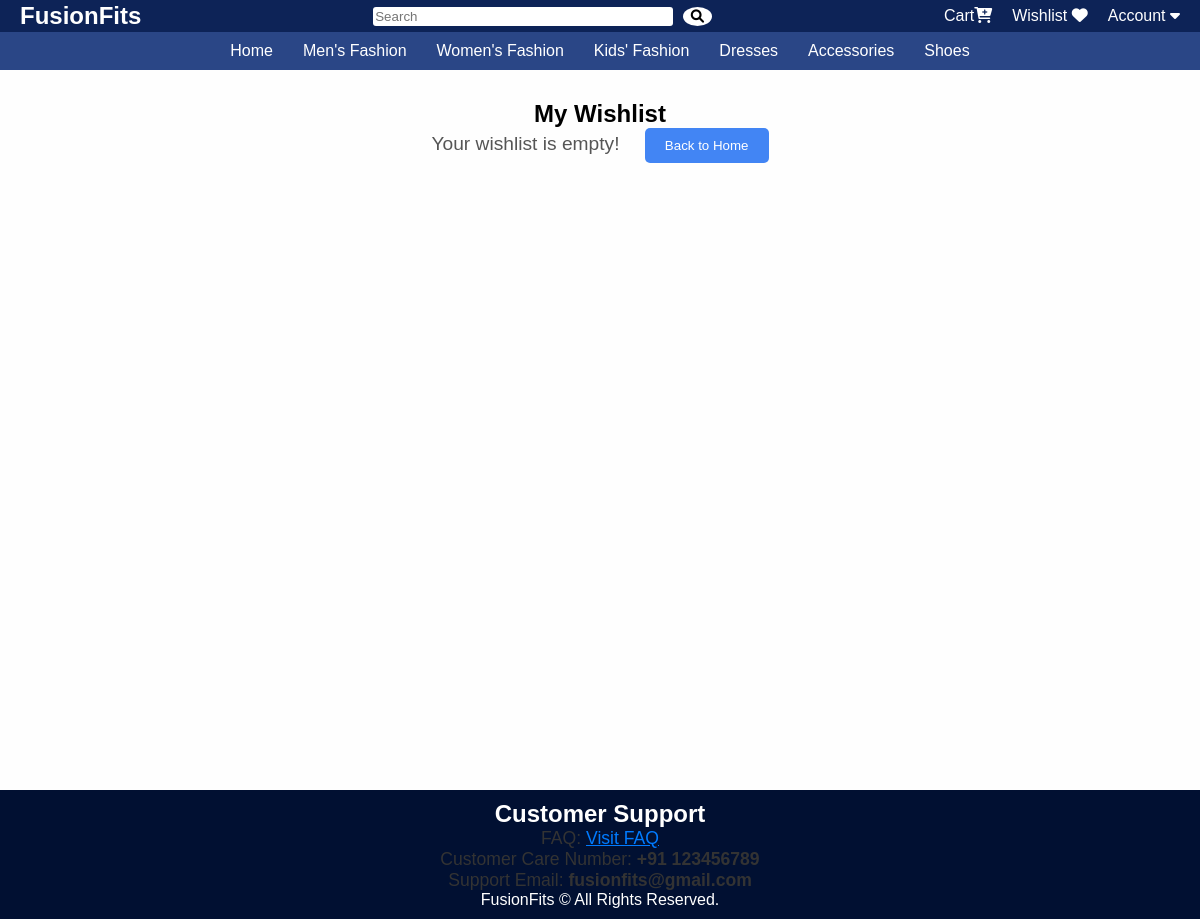
Page /wishlist (signed in) on the earlier database version.
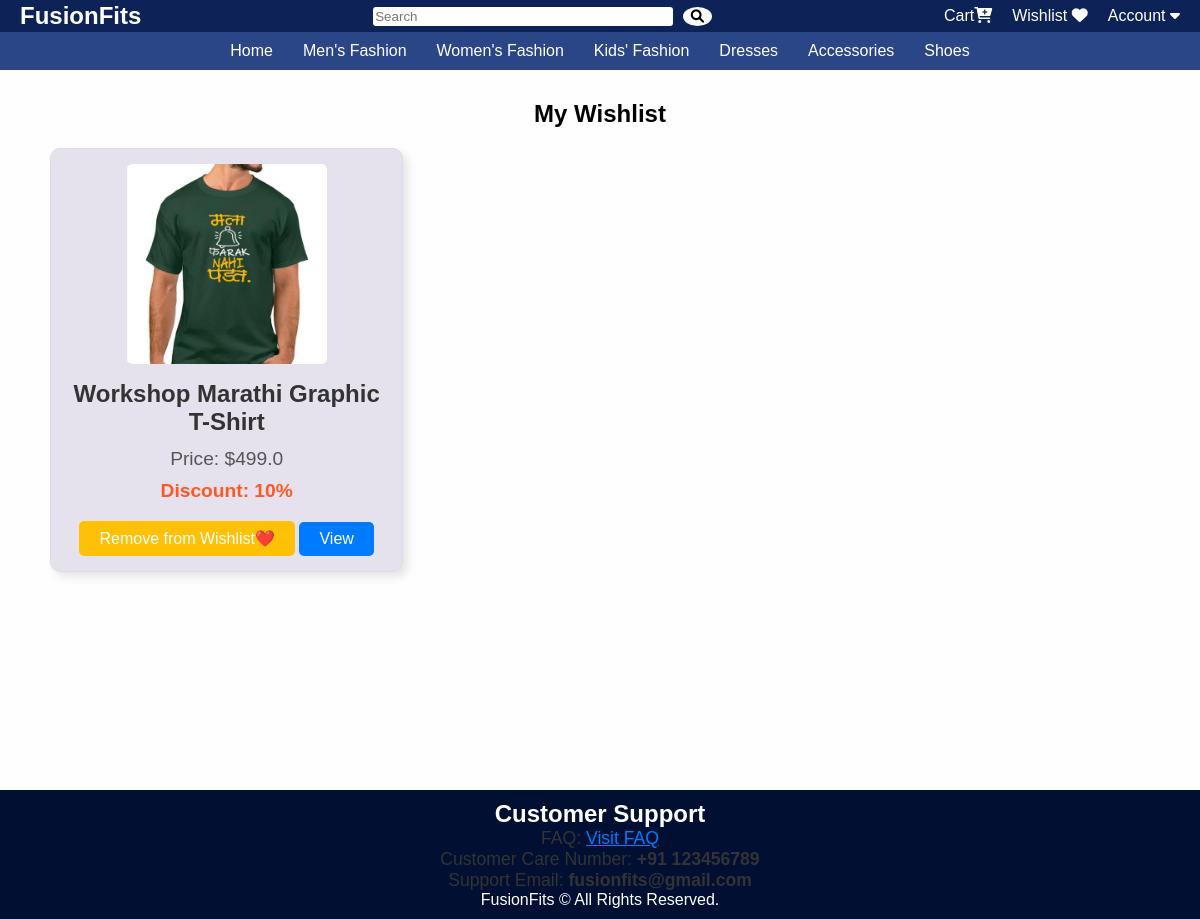
Same page on the later database version.
### app/models.py (models this page shows, shortened)
class Wishlist(db.Model):
    __tablename__ = "wishlist"
    id = db.Column(db.Integer, primary_key=True)
    user_id = db.Column(db.Integer, db.ForeignKey("user.id"), nullable=False)
    product_id = db.Column(db.Integer, db.ForeignKey("product.id"), nullable=True)  # Allow NULL for product_id
    product = db.relationship("Product", backref="wishlist_items")

class ProductImage(db.Model):
    id = db.Column(db.Integer, primary_key=True)
    image_url = db.Column(db.String(255), nullable=False)
    product_id = db.Column(db.Integer, db.ForeignKey("product.id"), nullable=False)

class Product(db.Model):
    __tablename__ = "product"
    id = db.Column(db.Integer, primary_key=True)
    name = db.Column(db.String(100), nullable=False)
    price = db.Column(db.Float, nullable=False)
    description = db.Column(db.String(255), nullable=False)
    category = db.Column(db.String(100), nullable=False)
    quantity = db.Column(db.Integer, nullable=False)
    manufacturer = db.Column(db.String(100), nullable=True)
    country_of_origin = db.Column(db.String(50), nullable=True)
    avg_rating = db.Column(db.Float, nullable=True)
    discount = db.Column(db.Float, default=0.0, nullable=True)
    size = db.Column(db.String(20))  # Ensure this line exists
    colour = db.Column(db.String(20), nullable=True)
    gender = db.Column(db.String(10), nullable=True)  # New field for gender
    images = db.relationship("ProductImage", backref="product", lazy=True)
    ratings = relationship("Rating", back_populates="product")

### app/views.py (the view)
@main.route('/wishlist', methods=['GET'])
@login_required
def wishlist():
    wishlist_items = Wishlist.query.filter_by(user_id=current_user.id).all()
    for item in wishlist_items:
        try:
            item.product.discount = int(item.product.discount)
        except (ValueError, TypeError):
            item.product.discount = 0  # Handle cases where conversion fails
            print(f"WARNING: Invalid discount value for product {item.product.id}. Setting to 0.")
    return render_template('wishlist.html', wishlist_items=wishlist_items)

### app/views.py (called while the page is built)
@main.context_processor
def inject_wishlist():
    if current_user.is_authenticated:
        wishlist_ids = [item.product_id for item in Wishlist.query.filter_by(user_id=current_user.id).all()]
    else:
        wishlist_ids = []
    return dict(wishlist=wishlist_ids)

### app/templates/wishlist.html (shortened to what this page needs)
<!DOCTYPE html>
<html lang="en">
<head>
    <link rel="stylesheet" href="{{ url_for('static', filename='wishlist.css') }}">
</head>
<body>
    {% extends "home.html" %}
    {% block content %}
    <div class="boxed">
            <header class="welcome-heading" style="text-align: center; background-color: rgba(244, 244, 244, 0); color: black; font-family: Cambria, Cochin, Georgia, Times, 'Times New Roman', serif;">
                <h2>My Wishlist</h2>
            </header>
        {% if wishlist_items %}
            <div class="wishlist-container">
                {% for item in wishlist_items %}
                    <div class="wishlist-card">
                        <div class="product-image">
                            <img src="{{ url_for('static', filename=item.product.images[0].image_url) }}" alt="{{ item.product.name }}">
                        </div>
                        <div class="product-info">
                            <h2 class="product-name">{{ item.product.name }}</h2>
                            <p class="product-price">Price: ${{ item.product.price }}</p>
                            {% if item.product.discount > 0 %}
                                <p class="product-discount">Discount: {{ item.product.discount }}%</p>
                            {% endif %}
                            <form action="/remove_from_wishlist" method="POST" style="display: inline;">
                                <button type="submit" class="remove-btn">Remove from Wishlist❤️</button>
                            </form>
                            <a href="{{ url_for('main.product_details', product_id=item.product.id) }}">
                                <button class="view-btn">View</button>
                            </a>
                        </div>
                    </div>
                {% endfor %}
            </div>
        {% else %}
            <p>Your wishlist is empty! <a href="/" >
                <button style="display: inline-block; padding: 10px 20px; background-color: #4285F4; color: white; text-decoration: none; border: none; border-radius: 5px; cursor: pointer; font-family: sans-serif; transition: background-color 0.3s ease, margin 0.3s ease; margin-left: 20px; :hover {background-color: #2962FF; margin-top: 15px; margin-bottom: 25px; box-shadow: 0px 2px 5px rgba(0, 0, 0, 0.2);}"  >Back to Home</button>
              </a></p>
        {% endif %}
    </div>
    {% endblock %}

### app/templates/home.html (shortened to what this page needs)
<!DOCTYPE html>
<html lang="en">
<head>
    <link rel="stylesheet" href="https://cdnjs.cloudflare.com/ajax/libs/font-awesome/6.0.0/css/all.min.css">
</head>
<body>
    <nav class="navbar">
        <div class="logo"><a href="/">FusionFits</a></div>
        <div class="search-bar">
            <form action="{{ url_for('main.search') }}" method="get">
                <input type="text" name="q" placeholder="Search" value="{{ request.args.get('q', '') }}">
                <button><i class="fa fa-search"></i></button>
            </form>
        </div>
        <ul class="nav-links">
            <li>
                    {% if current_user.is_authenticated %}
                        <a href="{{ url_for('main.cart') }}" >Cart<i class="fa-solid fa-cart-plus"></i></a>
                    {% endif %}
            </li>
            <li><a href="{{ url_for('main.wishlist') }}" >Wishlist <i class="fa fa-heart"></i></a></li>
            <li>
              <div class="dropdown navbar-right">
                <button class="dropbtn">Account <i class="fa fa-caret-down"></i></button>
            </div>
            </li>
        </ul>
    </nav>
    <header>
        <nav class="categories-nav">
            <ul>
                <li><a href="/" class="{% if request.path == '/' %}active{% endif %}">Home</a></li>
                <li><a href="{{ url_for('main.gender_specific', gender='male') }}" class="{% if request.path.startswith('/gender/male') %}active{% endif %}">Men's Fashion</a></li>
                <li><a href="{{ url_for('main.gender_specific', gender='female') }}" class="{% if request.path.startswith('/gender/female') %}active{% endif %}">Women's Fashion</a></li>
                <li><a href="{{ url_for('main.category_specific', category='kids') }}" class="{% if request.path.startswith('/category/kids') %}active{% endif %}">Kids' Fashion</a></li>
                <li><a href="{{ url_for('main.category_specific', category='Dress') }}" class="{% if request.path.startswith('/category/dress') %}active{% endif %}">Dresses</a></li>
                <li><a href="{{ url_for('main.category_specific', category='asccessory') }}" class="{% if request.path.startswith('/category/accessory') %}active{% endif %}">Accessories</a></li>
                <li><a href="{{ url_for('main.category_specific', category='shoes') }}" class="{% if request.path.startswith('/category/shoes') %}active{% endif %}">Shoes</a></li>
            </ul>
        </nav>
    </header>
    <main>
        {% block content %}{% endblock %}
    </main>
    <footer>
        <section id="support">
            <h2 style="text-align: center;">Customer Support</h2>
            <p style="text-align: center; font-size: 1.1em; color: #333;">FAQ: <a href="{{ url_for('main.faq') }}" style="color: #007bff;">Visit FAQ</a></p>
            <p style="text-align: center; font-size: 1.1em; color: #333;">Customer Care Number: <span style="font-weight: bold;">+91 123456789</span></p>
            <p style="text-align: center; font-size: 1.1em; color: #333;">Support Email: <span style="font-weight: bold;">fusionfits@gmail.com</span></p>
        </section>
               <p>FusionFits &copy; All Rights Reserved.</p>
</body>
</html>

### app/static/wishlist.css (style rules this page uses)
.boxed header { background-color: #f4f4f9; color: rgb(0, 0, 0); text-align: center; }
.boxed { padding: 20px; }
.boxed .wishlist-container { display: grid; grid-template-columns: repeat(3, 1fr); gap: 20px; padding: 20px; }
.boxed .wishlist-card { border: 1px solid #ddd; padding: 15px; text-align: center; border-radius: 10px; background-color: rgb(230, 226, 237); box-shadow: 5px 5px 10px rgba(0, 0, 0, 0.1); position: relative; transition: transform 0.3s ease; }
.boxed .product-image img { width: 200px; height: 200px; object-fit: cover; border-radius: 5px; }
.boxed .product-name { font-size: 1.5em; margin: 0.5em 0; }
.boxed .product-price, .product-discount { margin: 0.5em 0; }
.boxed .product-discount { color: #ff5722; font-weight: bold; }
.boxed .remove-btn { padding: 8px 20px; background-color: #ffc107; color: white; border: none; border-radius: 5px; font-size: 1rem; cursor: pointer; margin-top: 10px; transition: background-color 0.3s, transform 0.2s; }
.boxed .view-btn { padding: 8px 20px; background-color: #007bff; color: white; border: none; border-radius: 5px; font-size: 1rem; cursor: pointer; margin-top: 10px; transition: background-color 0.3s, transform 0.2s; }
.boxed p { text-align: center; font-size: 1.2em; color: #555; }

### app/templates/home.html (style rules this page uses)
* { margin: 0; padding: 0; box-sizing: border-box; font-family: Arial, sans-serif; }
body { font-family: Arial, sans-serif; margin: 0; padding: 0; background-color: #f4f4f4; }
main { min-height: 90vh; padding: 20px; display: flex; justify-content: center; }
.navbar { display: flex; justify-content: space-between; align-items: center; background-color: #0d2357; color: white; padding: 2px 20px; flex-wrap: wrap; }
header { background: #0d2357; width: 100%; }
.logo a { text-decoration: none; color: white; font-size: 1.5em; font-weight: bold; font-family: Arial, Helvetica, sans-serif; }
.search-bar input { padding: 2px; border: none; border-radius: 3px; width: 300px; }
.search-bar button { padding: 2px 8px; border: none; background-color: #fff; cursor: pointer; border-radius: 100%; margin-left: 5px; }
.nav-links { display: flex; list-style: none; gap: 20px; flex-wrap: wrap; }
.nav-links a { color: white; text-decoration: none; }
.nav-links .dropdown .dropbtn { color: white; text-decoration: none; font-size: 1em; padding: 0; background: none; margin: 0; border: none; }
footer { background-color: #011032; color: white; text-align: center; padding: 10px 0; width: 100%; bottom: 0; left: 0; position: relative; }
main { min-height: 90vh; padding: 10px; }
.categories-nav { background-color: #2a4686; display: flex; justify-content: center; flex-wrap: wrap; display: flex; padding: 2px 20px; justify-content: center; flex-wrap: wrap; }
.categories-nav ul { list-style: none; display: flex; padding: 0.5rem; margin-bottom: 0px; flex-wrap: wrap; }
.categories-nav li { margin: 0 15px; color: #fff; font-weight: 500; font-size: 16px; transition: color 0.3s ease; }
.categories-nav a { text-decoration: none; color: #fff; font-weight: 500; font-size: 16px; transition: color 0.3s ease; }

Differences in the rows shown:
added Wishlist: image_url (picture), product.name "Workshop Marathi Graphic T-Shirt", product.price "499.0", product.discount "10"
Other differences:
text no longer shown: "Your wishlist is empty! Back to Home"
